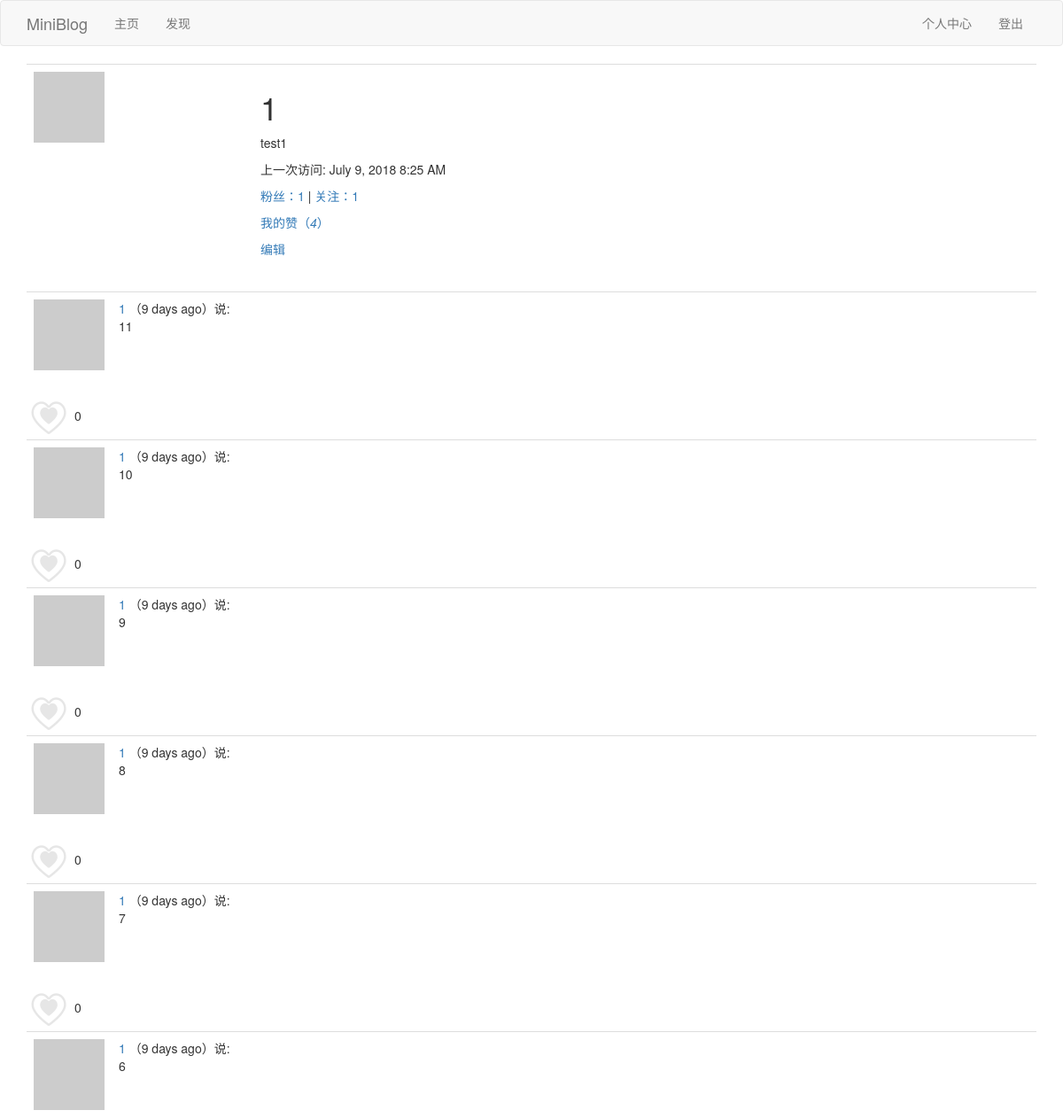
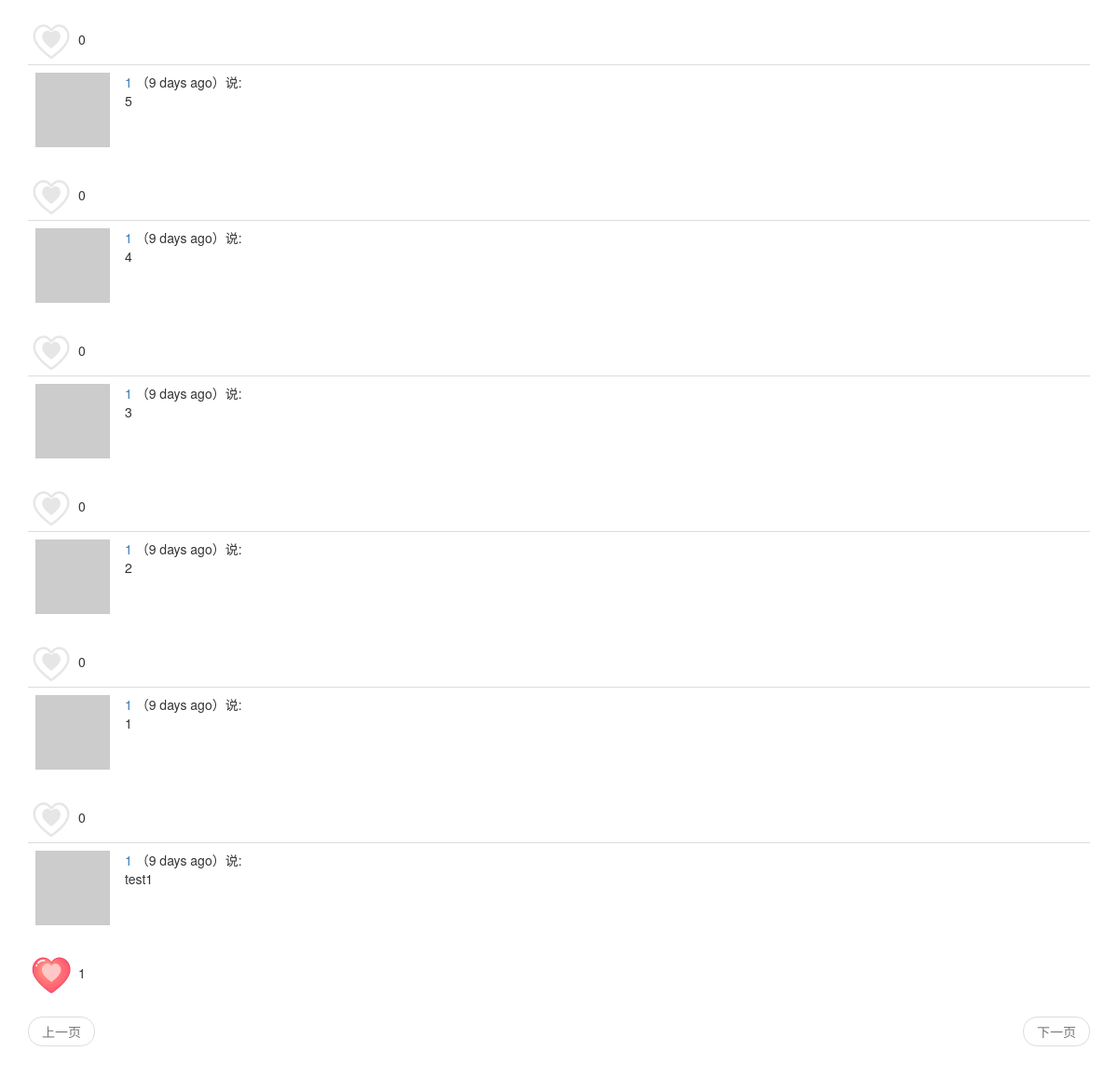
/user/1 (signed in), run on the app's committed database (2 pictures, top to bottom).
### app/models.py (models this page shows, shortened)
class User(UserMixin,db.Model):
	__tablename__ = 'user'
	id = db.Column(db.Integer,primary_key=True)
	username = db.Column(db.String(64),index=True,unique=True)
	email = db.Column(db.String(64),index=True,unique=True)
	password_hash = db.Column(db.String(128))
	posts = db.relationship('Post',backref='author',lazy='dynamic')
	about_me = db.Column(db.String(140))
	last_seen = db.Column(db.DateTime,default=datetime.utcnow)
	def __repr__(self):
		return '<User {}'.format(self.username)
	__str__ = __repr__
	def avatar(self,size):
		digest = md5(self.email.lower().encode('utf-8')).hexdigest()
		return r'https://www.gravatar.com/avatar/{}?d=identicon&s={}'.format(digest,size)
	thumbed = db.relationship('Post',secondary=thumb_ups,
		backref=db.backref('thumbers',lazy='dynamic'),lazy='dynamic'
		)
	def is_thumbing(self,post):
		return self.thumbed.filter(thumb_ups.c.thumbed_id == post.id).count()>0
	followed = db.relationship('User',secondary=followers,
		primaryjoin=(followers.c.follower_id == id),
		secondaryjoin=(followers.c.followed_id == id),
		backref=db.backref('followers',lazy='dynamic'),lazy='dynamic'
		)

class Post(db.Model):
	__tablename__ = 'post'
	id = db.Column(db.Integer, primary_key=True)
	body = db.Column(db.String(140))
	timestamp = db.Column(db.DateTime, index=True, default=datetime.utcnow)
	user_id = db.Column(db.Integer, db.ForeignKey('user.id'))
	language = db.Column(db.String(5))

### app/main/views.py (the view)
@bp.route('/user/<username>')
@login_required
def user(username):
	user = User.query.filter_by(username=username).first_or_404()
	page = request.args.get('page',1,type=int)
	posts = user.posts.order_by(Post.timestamp.desc()).paginate(
		page,current_app.config['POSTS_PER_PAGE'],False)
	next_url = url_for('main.user',username=username,page=posts.next_num) if posts.has_next else None
	prev_url = url_for('main.user',username=username,page=posts.prev_num) if posts.has_prev else None
	return render_template('user.html',user=user,posts=posts.items,next_url=next_url, prev_url=prev_url)

### app/main/views.py (called while the page is built)
@bp.before_app_request
def before_request():
	if current_user.is_authenticated:
		current_user.last_seen = datetime.utcnow()
		db.session.commit()
	g.locale = str(get_locale())

### app/models.py (called while the page is built)
@login.user_loader
def load_user(id):
	return User.query.get(int(id))

### app/main/templates/user.html (shortened to what this page needs)
{% extends "base.html" %}
{% block app_content %}
	<table class="table table-hover">
        <tr>
            <td width="256px"><img src="{{ user.avatar(256) }}"></td>
            <td>
            	<h1>{{ user.username }}</h1>
            	{% if user.about_me %}<p>{{ user.about_me }}</p>{% endif %}
                {% if user.last_seen %}<p>{{_("上一次访问")}}: {{ moment(user.last_seen).format('LLL') }}</p>{% endif %}
                <p>
                    <a id="follower_num" href="{{ url_for('main.follower_list',username=user.username) }}">{{_("粉丝")}}：{{ user.followers.count() }}</a>
                    |
                    <a id="followed_num" href="{{ url_for('main.followed_list',username=user.username) }}">{{_("关注")}}：{{ user.followed.count() }} </a>
                </p>
                <p><a href="{{ url_for('main.thumbup_list',username=user.username) }}">{{_("我的赞")}}<span>（<em id="thumbed_num">{{ user.thumbed.count() }}</em>）</span></a></p>
                {% if user == current_user %}
                    <p><a href="{{ url_for('main.edit_profile') }}">{{_("编辑")}}</a></p>
                {% elif current_user.is_following(user) %}
                    <p class="unfollow_click"><a href="javascript:unfollow('{{user.username}}');">{{_("取消关注")}}</a></p>
                    <p class="follow_click" style="display: none;"><a href="javascript:follow('{{user.username}}');">{{_("点击关注")}}</a></p>
                {% else %}
                    <p class="follow_click"><a href="javascript:follow('{{user.username}}');">{{_("点击关注")}}</a></p>
                    <p class="unfollow_click" style="display: none;"><a href="javascript:unfollow('{{user.username}}');">{{_("取消关注")}}</a></p>
                {% endif %}
            </td>
        </tr>
    </table>
    {% if posts %}
    	{% for post in posts %}
    		{% include "_post.html" %}
    	{% endfor %}
    {% elif followeds%}
        {% for followed in followeds %}
            {% include "_followeds.html" %}
        {% endfor %}
    {% else %}
        {% for follower in followers %}
            {% include "_followers.html" %}
        {% endfor %}
    {% endif %}
    {% include "_pagination.html" %}
{% endblock %}

### app/main/templates/_post.html (shortened to what this page needs)
<table class="table table-hover">
    <tr>
        <td width="70px">
            <a href="{{ url_for('main.user', username=post.author.username) }}">
                <img src="{{ post.author.avatar(70) }}" />
            </a>
        </td>
        <td>
            <a href="{{ url_for('main.user', username=post.author.username) }}">
                {{ post.author.username }}
            </a>
            （{{ moment(post.timestamp).fromNow() }}）{{_('说')}}:
            <br>
            <span id="post{{post.id}}">{{ post.body }}</span>
        </td>
    </tr>
</table>
{% if current_user.is_thumbing(post) %}
<div id="after_zan{{post.id}}" ><a href="javascript:after_zan('{{post.id}}');"><img style="width: 50px" src="{{url_for('static',filename='after_zan.png')}}" /></a>
    <span>{{ post.thumbers.count() }}</span>
</div>
{% else %}
<div id="before_zan{{post.id}}"><a href="javascript:before_zan('{{post.id}}');"><img style="width: 50px;" src="{{url_for('static',filename='before_zan.png')}}" /></a>
    <span>{{ post.thumbers.count() }}</span>
</div>
{% endif %}

### data on the page
User: username "1", about_me "test1", last_seen "July 9, 2018 8:25 AM"
Post: author.username "1", timestamp "9 days ago", body "11", thumbers.count "0"
Post: author.username "1", timestamp "9 days ago", body "10", thumbers.count "0"
Post: author.username "1", timestamp "9 days ago", body "9", thumbers.count "0"
Post: author.username "1", timestamp "9 days ago", body "8", thumbers.count "0"
Post: author.username "1", timestamp "9 days ago", body "7", thumbers.count "0"
Post: author.username "1", timestamp "9 days ago", body "6", thumbers.count "0"
Post: author.username "1", timestamp "9 days ago", body "5", thumbers.count "0"
Post: author.username "1", timestamp "9 days ago", body "4", thumbers.count "0"
Post: author.username "1", timestamp "9 days ago", body "3", thumbers.count "0"
Post: author.username "1", timestamp "9 days ago", body "2", thumbers.count "0"
Post: author.username "1", timestamp "9 days ago", body "1", thumbers.count "0"
Post: author.username "1", timestamp "9 days ago", body "test1", thumbers.count "1"

### other printed values
{{ user.followers.count() }} "1"
{{ user.followed.count() }} "1"
{{ user.thumbed.count() }} "4"
